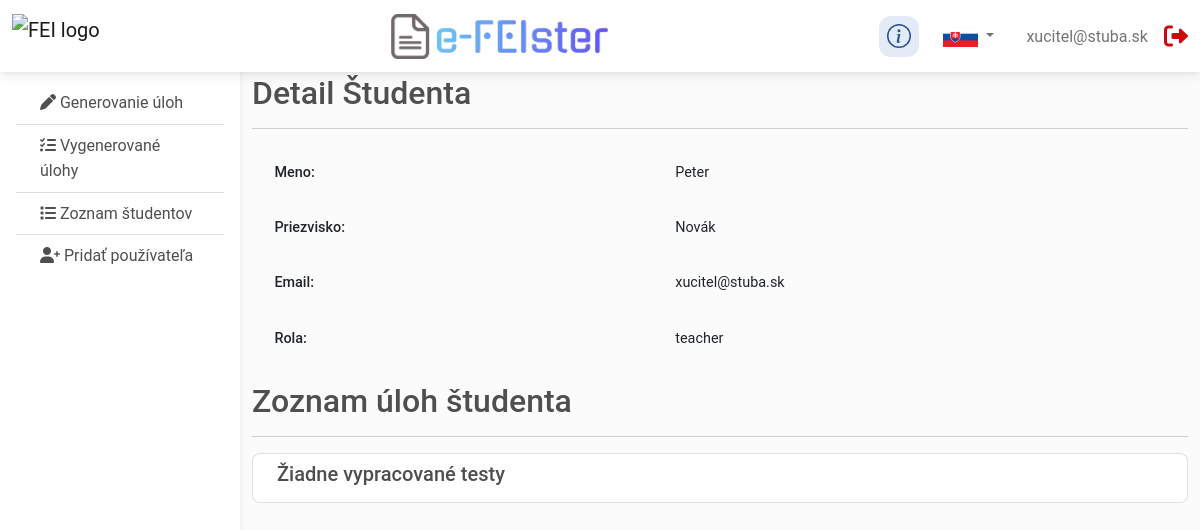
/detail.php?id=27 (signed in), run on the app's committed database.
### tables this page shows
CREATE TABLE `users` (
  `id` int NOT NULL,
  `name` varchar(255) NOT NULL,
  `surname` varchar(255) NOT NULL,
  `email` varchar(255) NOT NULL,
  `password` varchar(255) NOT NULL,
  `role` varchar(255) NOT NULL
);

### detail.php (the view, shortened to what this page needs)
<?php
$detail_id = $_GET["id"];
require_once('config.php');
require_once('language.php');
require_once('info_modal.php');
try {
    $db = new PDO("mysql:host=$hostname;dbname=$dbname", $username, $password);
    $db->setAttribute(PDO::ATTR_ERRMODE, PDO::ERRMODE_EXCEPTION);
    $query = "SELECT * FROM users u WHERE u.id =" . $detail_id;
    $stmt = $db->query($query);
    $person = $stmt->fetchAll(PDO::FETCH_ASSOC);
    $stmt = $db->prepare("select tests.id as 'id', ts.task_name as 'task_name', tests.score as 'score',ts.score as 'tot_score' from tests join task_set ts on ts.id = tests.set_id where student_id= :id and student_result is not null order by tests.timestamp desc");
    $stmt->bindParam(':id', $detail_id);
    $stmt->execute();
    $tests = $stmt->fetchAll(PDO::FETCH_ASSOC);
} catch (PDOException $e) {
    echo "Connection failed: " . $e->getMessage();
}
?>
<!doctype html>
<html lang="sk">
<head>
    <link href="https://cdn.jsdelivr.net/npm/bootstrap@5.3.0-alpha1/dist/css/bootstrap.min.css" rel="stylesheet">
    <link href="https://cdnjs.cloudflare.com/ajax/libs/mdb-ui-kit/6.3.0/mdb.min.css" rel="stylesheet"/>
    <link href="https://cdnjs.cloudflare.com/ajax/libs/font-awesome/6.0.0/css/all.min.css" rel="stylesheet"/>
    <link rel="stylesheet" href="./css/style.css">
    <link rel="stylesheet" href="./css/table.css">
    <link rel="stylesheet" href="./css/responsive.css">
</head>
<body>
<header>
    <nav
        id="sidebarMenu"
        class="collapse d-lg-block sidebar collapse bg-white"
    >
        <div class="position-sticky">
            <div class="list-group list-group-flush mx-3 mt-4">
                <a
                    href="./homeT.php"
                    class="list-group-item list-group-item-action py-2 ripple"
                    aria-current="true"
                >
                    <i class="fa-solid fa-pen"></i>
                    <span><?php echo get_localized('menu_create_tasks') ?></span>
                </a>
                <a
                    href="./taskT.php"
                    class="list-group-item list-group-item-action py-2 ripple "
                    aria-current="true"
                >
                    <i class="fa-solid fa-list-check"></i>
                    <span><?php echo get_localized('menu_list_tasks') ?></span>
                </a>
                <a
                    href="./completedT.php"
                    class="list-group-item list-group-item-action py-2 ripple "
                >
                    <i class="fa-solid fa-list"></i>
                    <span><?php echo get_localized('menu_list_students') ?></span>
                </a>
                <a
                        href="./addPerson.php"
                        class="list-group-item list-group-item-action py-2 ripple"
                >
                    <i class="fa-solid fa-user-plus"></i>
                    <span><?php echo get_localized('menu_create_user') ?></span>
                </a>
            </div>
        </div>
    </nav>
    <nav
        id="main-navbar"
        class="navbar navbar-expand-lg navbar-light bg-white fixed-top"
    >
        <div class="container-fluid">
            <a class="navbar-brand" href="#">
                <img
                        src="https://am2023.sski.sk/wp-content/uploads/2023/01/feistu.png"
                        alt="FEI logo"
                        loading="lazy"
                        class="logos"
                />
            </a>
            <div style="margin: 0 auto"> <img src="flags/logo-no-background.png" class="logos" alt="e-FEIster"></div>
            <ul class="navbar-nav d-flex flex-row">
                <li class="ms-4 nav-item navbar-text"><?php echo $_SESSION['email']?></li>
                <li class="ms-3 nav-item navbar-text">
                    <a href="logout.php">
                        <i class="fa-solid fa-right-from-bracket fa-xl" style="color: #cd0a0a;"></i>
                    </a>
                </li>
            </ul>
        </div>
    </nav>
</header>
<main style="margin-top: 50px">
    <div class="container pt-4">
        <h2><?php echo get_localized('student_detail') ?></h2>
        <hr />
        <div class="pageElement">
            <div class="formLogin2 table-responsive" id="specs">
                <table class="table table-borderless myTable">
                    <?php
                        foreach ($person as $persona) {
                            echo ("<tr><th>" . get_localized('form_name') . ": </th><td>{$persona['name']}</td></tr>");
                            echo ("<tr><th>" . get_localized('form_surname') . ": </th><td>{$persona['surname']}</td></tr>");
                            echo ("<tr><th>Email: </th><td>{$persona['email']}</td></tr>");
                            echo ("<tr><th>" . get_localized('form_role') . ": </th><td>{$persona['role']}</td></tr>");
                        }
                    ?>
                </table>
            </div>
        </div>
        <h2><?php echo get_localized('student_detail_task_list') ?></h2>
        <hr />
        <ul class="list-group">
            <?php
            if (count($tests) == 0) {
                echo
                '<li class="list-group-item d-flex justify-content-between align-items-center">
                    <div>
                        <h5>' . get_localized('done_tasks_none_found') . '</h5>
                    </div>
                </li>';
            }
            ?>
        </ul>
    </div>
</main>
</body>
</html>

### css/style.css (style rules this page uses)
body { background-color: #fbfbfb; }
@media (min-width: 991.98px) { main { padding-left: 240px; } }
.sidebar { position: fixed; top: 0; bottom: 0; left: 0; padding: 58px 0 0; box-shadow: 0 2px 5px 0 rgb(0 0 0 / 5%), 0 2px 10px 0 rgb(0 0 0 / 5%); width: 240px; z-index: 600; }
.table-responsive { overflow-x: auto; }

### css/table.css (style rules this page uses)
:root { --dt-row-selected: 13, 110, 253; --dt-row-selected-text: 255, 255, 255; --dt-row-selected-link: 9, 10, 11; }

### css/responsive.css (style rules this page uses)
.logos { height: 45px; }

### data on the page
users: name "Peter", surname "Novák", email "xucitel@stuba.sk", role "teacher"

### other printed values
get_localized('menu_create_tasks') "Generovanie úloh"
get_localized('menu_list_tasks') "Vygenerované úlohy"
get_localized('menu_list_students') "Zoznam študentov"
get_localized('menu_create_user') "Pridať používateľa"
$_SESSION['email'] "xucitel@stuba.sk"
get_localized('student_detail') "Detail Študenta"
get_localized('student_detail_task_list') "Zoznam úloh študenta"
get_localized('done_tasks_none_found') "Žiadne vypracované testy"
